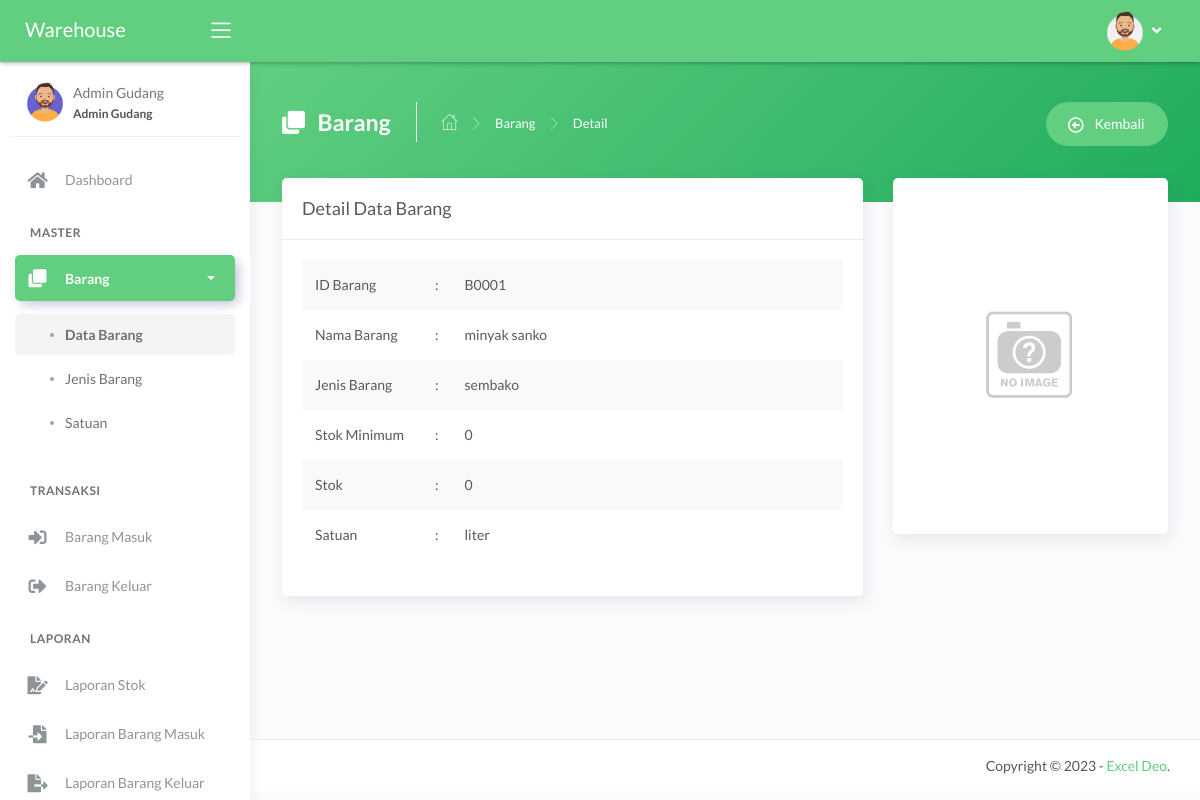
/main.php?module=tampil_detail_barang&id=B0001 (signed in), run on the app's committed database.
### tables this page shows
CREATE TABLE IF NOT EXISTS `tbl_barang` (
  `id_barang` varchar(5) NOT NULL,
  `nama_barang` varchar(100) NOT NULL,
  `jenis` int(11) NOT NULL,
  `stok_minimum` int(11) NOT NULL,
  `stok` int(11) NOT NULL DEFAULT '0',
  `satuan` int(11) NOT NULL,
  `foto` varchar(100) DEFAULT NULL,
  PRIMARY KEY (`id_barang`)
);

CREATE TABLE IF NOT EXISTS `tbl_jenis` (
  `id_jenis` int(11) NOT NULL AUTO_INCREMENT,
  `nama_jenis` varchar(50) NOT NULL,
  PRIMARY KEY (`id_jenis`)
);

CREATE TABLE IF NOT EXISTS `tbl_satuan` (
  `id_satuan` int(11) NOT NULL AUTO_INCREMENT,
  `nama_satuan` varchar(30) NOT NULL,
  PRIMARY KEY (`id_satuan`)
);

### modules/barang/tampil_detail.php (the view)
<?php
if (basename($_SERVER['PHP_SELF']) === basename(__FILE__)) {
  header('location: 404.html');
}
else {
  if (isset($_GET['id'])) {
    $id_barang = $_GET['id'];
    $query = mysqli_query($mysqli, "SELECT a.id_barang, a.nama_barang, a.jenis, a.stok_minimum, a.stok, a.satuan, a.foto, b.nama_jenis, c.nama_satuan
                                    FROM tbl_barang as a INNER JOIN tbl_jenis as b INNER JOIN tbl_satuan as c
                                    ON a.jenis=b.id_jenis AND a.satuan=c.id_satuan
                                    WHERE a.id_barang='$id_barang'")
                                    or die('Ada kesalahan pada query tampil data : ' . mysqli_error($mysqli));
    $data = mysqli_fetch_assoc($query);
  }
?>
  <div class="panel-header bg-secondary-gradient">
    <div class="page-inner py-45">
      <div class="d-flex align-items-left align-items-md-top flex-column flex-md-row">
        <div class="page-header text-white">
          <h4 class="page-title text-white"><i class="fas fa-clone mr-2"></i> Barang</h4>
          <ul class="breadcrumbs">
            <li class="nav-home"><a href="?module=dashboard"><i class="flaticon-home text-white"></i></a></li>
            <li class="separator"><i class="flaticon-right-arrow"></i></li>
            <li class="nav-item"><a href="?module=barang" class="text-white">Barang</a></li>
            <li class="separator"><i class="flaticon-right-arrow"></i></li>
            <li class="nav-item"><a>Detail</a></li>
          </ul>
        </div>
        <div class="ml-md-auto py-2 py-md-0">
          <a href="?module=barang" class="btn btn-secondary btn-round">
            <span class="btn-label"><i class="far fa-arrow-alt-circle-left mr-2"></i></span> Kembali
          </a>
        </div>
      </div>
    </div>
  </div>
  <div class="page-inner mt--5">
    <div class="row">
      <div class="col-md-8">
        <div class="card">
          <div class="card-header">
            <div class="card-title">Detail Data Barang</div>
          </div>
          <div class="card-body">
            <table class="table table-striped">
              <tr>
                <td width="120">ID Barang</td>
                <td width="10">:</td>
                <td><?php echo $data['id_barang']; ?></td>
              </tr>
              <tr>
                <td>Nama Barang</td>
                <td>:</td>
                <td><?php echo $data['nama_barang']; ?></td>
              </tr>
              <tr>
                <td>Jenis Barang</td>
                <td>:</td>
                <td><?php echo $data['nama_jenis']; ?></td>
              </tr>
              <tr>
                <td>Stok Minimum</td>
                <td>:</td>
                <td><?php echo $data['stok_minimum']; ?></td>
              </tr>
              <tr>
                <td>Stok</td>
                <td>:</td>
                <td><?php echo $data['stok']; ?></td>
              </tr>
              <tr>
                <td>Satuan</td>
                <td>:</td>
                <td><?php echo $data['nama_satuan']; ?></td>
              </tr>
            </table>
          </div>
        </div>
      </div>
      <div class="col-md-4">
        <div class="card">
          <div class="card-body text-center">
            <?php
            if (is_null($data['foto'])) { ?>
              <img style="max-height:375px" src="images/no_image.png" class="img-fluid" alt="Foto Barang">
            <?php
            }
            else { ?>
              <img style="max-height:375px" src="images/<?php echo $data['foto']; ?>" class="img-fluid" alt="Foto Barang">
            <?php } ?>
          </div>
        </div>
      </div>
    </div>
  </div>
<?php } ?>

### data on the page
tbl_barang: id_barang "B0001", nama_barang "minyak sanko", tbl_jenis.nama_jenis "sembako", stok_minimum "0", stok "0", tbl_satuan.nama_satuan "liter"

### other printed values
$_SESSION['nama_user'] "Admin Gudang"
$_SESSION['hak_akses'] "Admin Gudang"
